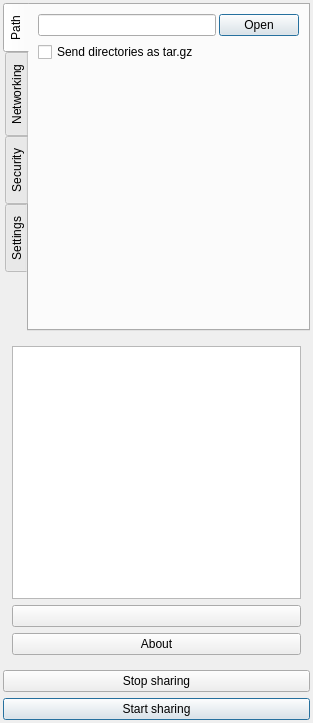
<?xml version="1.0" encoding="UTF-8"?>
<ui version="4.0">
 <class>Form</class>
 <widget class="QWidget" name="Form">
  <property name="geometry">
   <rect>
    <x>0</x>
    <y>0</y>
    <width>313</width>
    <height>723</height>
   </rect>
  </property>
  <property name="windowTitle">
   <string>QWeborf</string>
  </property>
  <layout class="QVBoxLayout" name="verticalLayout_2">
   <property name="leftMargin">
    <number>3</number>
   </property>
   <property name="topMargin">
    <number>3</number>
   </property>
   <property name="rightMargin">
    <number>3</number>
   </property>
   <property name="bottomMargin">
    <number>3</number>
   </property>
   <item>
    <widget class="QTabWidget" name="tabWidget">
     <property name="tabPosition">
      <enum>QTabWidget::West</enum>
     </property>
     <property name="currentIndex">
      <number>0</number>
     </property>
     <widget class="QWidget" name="tab">
      <attribute name="title">
       <string>Path</string>
      </attribute>
      <layout class="QVBoxLayout" name="verticalLayout_3">
       <item>
        <layout class="QHBoxLayout" name="horizontalLayout">
         <property name="spacing">
          <number>3</number>
         </property>
         <item>
          <widget class="QLineEdit" name="txtPath">
           <property name="toolTip">
            <string>Insert here the absolute path of the directory to share</string>
           </property>
          </widget>
         </item>
         <item>
          <widget class="QDialogButtonBox" name="cmdOpen">
           <property name="maximumSize">
            <size>
             <width>80</width>
             <height>16777215</height>
            </size>
           </property>
           <property name="standardButtons">
            <set>QDialogButtonBox::Open</set>
           </property>
          </widget>
         </item>
        </layout>
       </item>
       <item>
        <widget class="QCheckBox" name="chkTar">
         <property name="toolTip">
          <string extracomment="If checked, weborf will handle directories sending their content as a .tar.gz file instead of generating a list of the files contained in them"/>
         </property>
         <property name="text">
          <string>Send directories as tar.gz</string>
         </property>
        </widget>
       </item>
       <item>
        <spacer name="verticalSpacer">
         <property name="orientation">
          <enum>Qt::Vertical</enum>
         </property>
         <property name="sizeHint" stdset="0">
          <size>
           <width>20</width>
           <height>40</height>
          </size>
         </property>
        </spacer>
       </item>
      </layout>
     </widget>
     <widget class="QWidget" name="tab_2">
      <attribute name="title">
       <string>Networking</string>
      </attribute>
      <layout class="QFormLayout" name="formLayout_2">
       <item row="0" column="0">
        <widget class="QLabel" name="label_5">
         <property name="text">
          <string>Port</string>
         </property>
         <property name="buddy">
          <cstring>spinPort</cstring>
         </property>
        </widget>
       </item>
       <item row="0" column="1">
        <widget class="QSpinBox" name="spinPort">
         <property name="toolTip">
          <string>Select the port. It must be free and not blocked by a firewall.</string>
         </property>
         <property name="maximum">
          <number>65536</number>
         </property>
         <property name="value">
          <number>8080</number>
         </property>
        </widget>
       </item>
       <item row="1" column="0">
        <widget class="QLabel" name="label_6">
         <property name="text">
          <string>Address</string>
         </property>
         <property name="buddy">
          <cstring>cmbAddress</cstring>
         </property>
        </widget>
       </item>
       <item row="1" column="1">
        <widget class="QComboBox" name="cmbAddress">
         <property name="toolTip">
          <string>Select the IP address to bind. Leave the default value if you don't know what this means.</string>
         </property>
         <item>
          <property name="text">
           <string>Bind to all</string>
          </property>
         </item>
        </widget>
       </item>
       <item row="3" column="1">
        <spacer name="verticalSpacer_2">
         <property name="orientation">
          <enum>Qt::Vertical</enum>
         </property>
         <property name="sizeHint" stdset="0">
          <size>
           <width>20</width>
           <height>40</height>
          </size>
         </property>
        </spacer>
       </item>
       <item row="2" column="1">
        <widget class="QCheckBox" name="chkNAT">
         <property name="toolTip">
          <string>If checked, QWeborf will try to use UPnP to instruct the NAT device to open an external port to allow connections from Internet</string>
         </property>
         <property name="text">
          <string>Share outside LAN</string>
         </property>
        </widget>
       </item>
      </layout>
     </widget>
     <widget class="QWidget" name="tab_3">
      <attribute name="title">
       <string>Security</string>
      </attribute>
      <layout class="QVBoxLayout" name="verticalLayout_7">
       <item>
        <layout class="QFormLayout" name="formLayout">
         <property name="fieldGrowthPolicy">
          <enum>QFormLayout::ExpandingFieldsGrow</enum>
         </property>
         <item row="0" column="0">
          <widget class="QLabel" name="label_8">
           <property name="text">
            <string>WebDav</string>
           </property>
           <property name="buddy">
            <cstring>chkDav</cstring>
           </property>
          </widget>
         </item>
         <item row="0" column="1">
          <widget class="QCheckBox" name="chkDav">
           <property name="toolTip">
            <string>If checked, clients will be able to mount the shared directory as a DAV share.</string>
           </property>
           <property name="text">
            <string>Enable WebDav</string>
           </property>
          </widget>
         </item>
         <item row="1" column="0">
          <widget class="QLabel" name="label_9">
           <property name="text">
            <string>Writing</string>
           </property>
           <property name="buddy">
            <cstring>chkWrite</cstring>
           </property>
          </widget>
         </item>
         <item row="1" column="1">
          <widget class="QCheckBox" name="chkWrite">
           <property name="enabled">
            <bool>false</bool>
           </property>
           <property name="toolTip">
            <string>If checked, clients will be able to create directories and write file on the server.</string>
           </property>
           <property name="text">
            <string>Write access</string>
           </property>
          </widget>
         </item>
         <item row="2" column="0">
          <widget class="QLabel" name="label">
           <property name="text">
            <string>Authentication</string>
           </property>
           <property name="openExternalLinks">
            <bool>false</bool>
           </property>
           <property name="buddy">
            <cstring>chkEnableAuth</cstring>
           </property>
          </widget>
         </item>
         <item row="2" column="1">
          <widget class="QCheckBox" name="chkEnableAuth">
           <property name="text">
            <string>Enable</string>
           </property>
          </widget>
         </item>
         <item row="3" column="0">
          <widget class="QLabel" name="label_2">
           <property name="text">
            <string>Username</string>
           </property>
           <property name="buddy">
            <cstring>txtUsername</cstring>
           </property>
          </widget>
         </item>
         <item row="3" column="1">
          <widget class="QLineEdit" name="txtUsername">
           <property name="enabled">
            <bool>false</bool>
           </property>
           <property name="toolTip">
            <string>Insert here the desired username</string>
           </property>
          </widget>
         </item>
         <item row="4" column="0">
          <widget class="QLabel" name="label_3">
           <property name="text">
            <string>Password</string>
           </property>
           <property name="buddy">
            <cstring>txtPassword</cstring>
           </property>
          </widget>
         </item>
         <item row="4" column="1">
          <widget class="QLineEdit" name="txtPassword">
           <property name="enabled">
            <bool>false</bool>
           </property>
           <property name="toolTip">
            <string>Insert here the password</string>
           </property>
           <property name="inputMask">
            <string/>
           </property>
           <property name="echoMode">
            <enum>QLineEdit::Password</enum>
           </property>
          </widget>
         </item>
         <item row="5" column="0">
          <widget class="QLabel" name="label_7">
           <property name="text">
            <string>SSL Certificate</string>
           </property>
           <property name="buddy">
            <cstring>txtCert</cstring>
           </property>
          </widget>
         </item>
         <item row="6" column="0">
          <widget class="QLabel" name="label_10">
           <property name="text">
            <string>SSL Key</string>
           </property>
           <property name="buddy">
            <cstring>txtKey</cstring>
           </property>
          </widget>
         </item>
         <item row="5" column="1">
          <layout class="QHBoxLayout" name="horizontalLayout_6">
           <property name="spacing">
            <number>3</number>
           </property>
           <item>
            <widget class="QLineEdit" name="txtCert">
             <property name="toolTip">
              <string>Insert here the absolute path of the directory to share</string>
             </property>
            </widget>
           </item>
           <item>
            <widget class="QDialogButtonBox" name="cmdOpenCert">
             <property name="maximumSize">
              <size>
               <width>80</width>
               <height>16777215</height>
              </size>
             </property>
             <property name="standardButtons">
              <set>QDialogButtonBox::Open</set>
             </property>
            </widget>
           </item>
          </layout>
         </item>
         <item row="6" column="1">
          <layout class="QHBoxLayout" name="horizontalLayout_7">
           <property name="spacing">
            <number>3</number>
           </property>
           <item>
            <widget class="QLineEdit" name="txtKey">
             <property name="toolTip">
              <string>Insert here the absolute path of the directory to share</string>
             </property>
            </widget>
           </item>
           <item>
            <widget class="QDialogButtonBox" name="cmdOpenKey">
             <property name="maximumSize">
              <size>
               <width>80</width>
               <height>16777215</height>
              </size>
             </property>
             <property name="standardButtons">
              <set>QDialogButtonBox::Open</set>
             </property>
            </widget>
           </item>
          </layout>
         </item>
         <item row="7" column="0">
          <spacer name="verticalSpacer_3">
           <property name="orientation">
            <enum>Qt::Vertical</enum>
           </property>
           <property name="sizeHint" stdset="0">
            <size>
             <width>20</width>
             <height>40</height>
            </size>
           </property>
          </spacer>
         </item>
        </layout>
       </item>
      </layout>
     </widget>
     <widget class="QWidget" name="tab_4">
      <attribute name="title">
       <string>Settings</string>
      </attribute>
      <layout class="QVBoxLayout" name="verticalLayout">
       <item>
        <widget class="QPushButton" name="cmdSaveSettings">
         <property name="text">
          <string>Use current settings as default</string>
         </property>
        </widget>
       </item>
       <item>
        <spacer name="verticalSpacer_4">
         <property name="orientation">
          <enum>Qt::Vertical</enum>
         </property>
         <property name="sizeHint" stdset="0">
          <size>
           <width>20</width>
           <height>40</height>
          </size>
         </property>
        </spacer>
       </item>
      </layout>
     </widget>
    </widget>
   </item>
   <item>
    <widget class="QWidget" name="LogLayout" native="true">
     <layout class="QVBoxLayout" name="verticalLayout_4">
      <item>
       <widget class="QTextBrowser" name="txtLog">
        <property name="openExternalLinks">
         <bool>true</bool>
        </property>
        <property name="openLinks">
         <bool>true</bool>
        </property>
       </widget>
      </item>
      <item>
       <layout class="QVBoxLayout" name="verticalLayout_6">
        <property name="topMargin">
         <number>0</number>
        </property>
        <item>
         <widget class="QPushButton" name="cmdClearLog">
          <property name="accessibleName">
           <string>Clear log</string>
          </property>
          <property name="accessibleDescription">
           <string extracomment="Clear log"/>
          </property>
          <property name="text">
           <string/>
          </property>
          <property name="icon">
           <iconset theme="edit-clear">
            <normaloff>.</normaloff>.</iconset>
          </property>
         </widget>
        </item>
        <item>
         <widget class="QPushButton" name="cmdAbout">
          <property name="text">
           <string>About</string>
          </property>
         </widget>
        </item>
       </layout>
      </item>
     </layout>
    </widget>
   </item>
   <item>
    <layout class="QVBoxLayout" name="verticalLayout_5">
     <item>
      <widget class="QPushButton" name="cmdStop">
       <property name="enabled">
        <bool>true</bool>
       </property>
       <property name="toolTip">
        <string>Stop sharing the directory</string>
       </property>
       <property name="text">
        <string>Stop sharing</string>
       </property>
      </widget>
     </item>
     <item>
      <widget class="QPushButton" name="cmdStart">
       <property name="toolTip">
        <string>Start sharing the directory</string>
       </property>
       <property name="text">
        <string>Start sharing</string>
       </property>
       <property name="default">
        <bool>true</bool>
       </property>
      </widget>
     </item>
    </layout>
   </item>
   <item>
    <layout class="QHBoxLayout" name="horizontalLayout_3"/>
   </item>
  </layout>
 </widget>
 <tabstops>
  <tabstop>txtPath</tabstop>
  <tabstop>cmdOpen</tabstop>
  <tabstop>chkDav</tabstop>
  <tabstop>chkWrite</tabstop>
  <tabstop>chkEnableAuth</tabstop>
  <tabstop>txtUsername</tabstop>
  <tabstop>txtPassword</tabstop>
  <tabstop>tabWidget</tabstop>
  <tabstop>cmdClearLog</tabstop>
  <tabstop>cmdAbout</tabstop>
  <tabstop>cmdStart</tabstop>
  <tabstop>cmdStop</tabstop>
  <tabstop>txtLog</tabstop>
 </tabstops>
 <resources/>
 <connections>
  <connection>
   <sender>cmdStop</sender>
   <signal>clicked()</signal>
   <receiver>Form</receiver>
   <slot>stop_sharing()</slot>
   <hints>
    <hint type="sourcelabel">
     <x>559</x>
     <y>710</y>
    </hint>
    <hint type="destinationlabel">
     <x>457</x>
     <y>544</y>
    </hint>
   </hints>
  </connection>
  <connection>
   <sender>cmdStart</sender>
   <signal>clicked()</signal>
   <receiver>Form</receiver>
   <slot>start_sharing()</slot>
   <hints>
    <hint type="sourcelabel">
     <x>129</x>
     <y>710</y>
    </hint>
    <hint type="destinationlabel">
     <x>122</x>
     <y>545</y>
    </hint>
   </hints>
  </connection>
  <connection>
   <sender>cmdOpen</sender>
   <signal>clicked(QAbstractButton*)</signal>
   <receiver>Form</receiver>
   <slot>select_path()</slot>
   <hints>
    <hint type="sourcelabel">
     <x>549</x>
     <y>47</y>
    </hint>
    <hint type="destinationlabel">
     <x>528</x>
     <y>68</y>
    </hint>
   </hints>
  </connection>
  <connection>
   <sender>cmdAbout</sender>
   <signal>clicked()</signal>
   <receiver>Form</receiver>
   <slot>about()</slot>
   <hints>
    <hint type="sourcelabel">
     <x>533</x>
     <y>662</y>
    </hint>
    <hint type="destinationlabel">
     <x>265</x>
     <y>275</y>
    </hint>
   </hints>
  </connection>
  <connection>
   <sender>cmdClearLog</sender>
   <signal>clicked()</signal>
   <receiver>txtLog</receiver>
   <slot>clear()</slot>
   <hints>
    <hint type="sourcelabel">
     <x>533</x>
     <y>622</y>
    </hint>
    <hint type="destinationlabel">
     <x>405</x>
     <y>467</y>
    </hint>
   </hints>
  </connection>
  <connection>
   <sender>chkDav</sender>
   <signal>clicked(bool)</signal>
   <receiver>chkWrite</receiver>
   <slot>setEnabled(bool)</slot>
   <hints>
    <hint type="sourcelabel">
     <x>260</x>
     <y>36</y>
    </hint>
    <hint type="destinationlabel">
     <x>260</x>
     <y>65</y>
    </hint>
   </hints>
  </connection>
  <connection>
   <sender>chkEnableAuth</sender>
   <signal>clicked(bool)</signal>
   <receiver>txtPassword</receiver>
   <slot>setEnabled(bool)</slot>
   <hints>
    <hint type="sourcelabel">
     <x>231</x>
     <y>94</y>
    </hint>
    <hint type="destinationlabel">
     <x>260</x>
     <y>170</y>
    </hint>
   </hints>
  </connection>
  <connection>
   <sender>chkEnableAuth</sender>
   <signal>clicked(bool)</signal>
   <receiver>txtUsername</receiver>
   <slot>setEnabled(bool)</slot>
   <hints>
    <hint type="sourcelabel">
     <x>231</x>
     <y>94</y>
    </hint>
    <hint type="destinationlabel">
     <x>260</x>
     <y>132</y>
    </hint>
   </hints>
  </connection>
  <connection>
   <sender>cmdOpenCert</sender>
   <signal>accepted()</signal>
   <receiver>Form</receiver>
   <slot>select_cert()</slot>
   <hints>
    <hint type="sourcelabel">
     <x>548</x>
     <y>211</y>
    </hint>
    <hint type="destinationlabel">
     <x>527</x>
     <y>233</y>
    </hint>
   </hints>
  </connection>
  <connection>
   <sender>cmdOpenKey</sender>
   <signal>clicked(QAbstractButton*)</signal>
   <receiver>Form</receiver>
   <slot>select_key()</slot>
   <hints>
    <hint type="sourcelabel">
     <x>548</x>
     <y>253</y>
    </hint>
    <hint type="destinationlabel">
     <x>528</x>
     <y>151</y>
    </hint>
   </hints>
  </connection>
  <connection>
   <sender>cmdSaveSettings</sender>
   <signal>clicked()</signal>
   <receiver>Form</receiver>
   <slot>save_settings()</slot>
   <hints>
    <hint type="sourcelabel">
     <x>415</x>
     <y>46</y>
    </hint>
    <hint type="destinationlabel">
     <x>3</x>
     <y>528</y>
    </hint>
   </hints>
  </connection>
 </connections>
 <slots>
  <slot>auth_toggle(int)</slot>
  <slot>stop_sharing()</slot>
  <slot>start_sharing()</slot>
  <slot>select_path()</slot>
  <slot>dav_toggle(int)</slot>
  <slot>terminate()</slot>
  <slot>about()</slot>
  <slot>select_cert()</slot>
  <slot>select_key()</slot>
  <slot>save_settings()</slot>
 </slots>
</ui>
